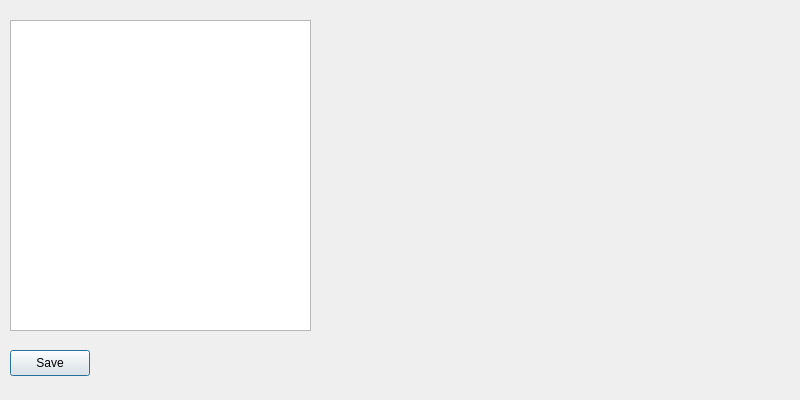
<?xml version="1.0" encoding="UTF-8"?>
<ui version="4.0">
 <class>Filebrowse</class>
 <widget class="QDialog" name="Filebrowse">
  <property name="geometry">
   <rect>
    <x>0</x>
    <y>0</y>
    <width>800</width>
    <height>400</height>
   </rect>
  </property>
  <property name="windowTitle">
   <string>File List</string>
  </property>
  <widget class="QListWidget" name="listWidget">
   <property name="geometry">
    <rect>
     <x>10</x>
     <y>20</y>
     <width>301</width>
     <height>311</height>
    </rect>
   </property>
  </widget>
  <widget class="QPushButton" name="download">
   <property name="geometry">
    <rect>
     <x>10</x>
     <y>350</y>
     <width>80</width>
     <height>26</height>
    </rect>
   </property>
   <property name="text">
    <string>Save</string>
   </property>
  </widget>
  <widget class="QLabel" name="picture">
   <property name="geometry">
    <rect>
     <x>320</x>
     <y>20</y>
     <width>471</width>
     <height>321</height>
    </rect>
   </property>
   <property name="text">
    <string/>
   </property>
   <property name="scaledContents">
    <bool>false</bool>
   </property>
  </widget>
  <widget class="QLabel" name="downloadInfo">
   <property name="geometry">
    <rect>
     <x>10</x>
     <y>380</y>
     <width>791</width>
     <height>20</height>
    </rect>
   </property>
   <property name="text">
    <string/>
   </property>
  </widget>
 </widget>
 <resources/>
 <connections/>
</ui>
